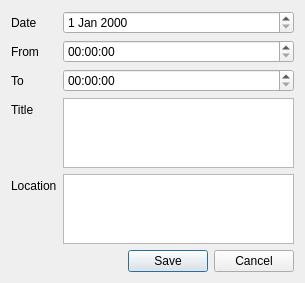
<?xml version="1.0" encoding="UTF-8"?>
<ui version="4.0">
 <class>EventWindow</class>
 <widget class="QDialog" name="EventWindow">
  <property name="geometry">
   <rect>
    <x>0</x>
    <y>0</y>
    <width>305</width>
    <height>258</height>
   </rect>
  </property>
  <property name="windowTitle">
   <string>New Event</string>
  </property>
  <property name="modal">
   <bool>true</bool>
  </property>
  <layout class="QVBoxLayout" name="verticalLayout">
   <item>
    <layout class="QFormLayout" name="formLayout">
     <item row="0" column="0">
      <widget class="QLabel" name="label">
       <property name="text">
        <string>Date</string>
       </property>
      </widget>
     </item>
     <item row="1" column="0">
      <widget class="QLabel" name="label_2">
       <property name="text">
        <string>From</string>
       </property>
      </widget>
     </item>
     <item row="3" column="0">
      <widget class="QLabel" name="label_3">
       <property name="text">
        <string>Title</string>
       </property>
      </widget>
     </item>
     <item row="4" column="0">
      <widget class="QLabel" name="label_4">
       <property name="text">
        <string>Location</string>
       </property>
      </widget>
     </item>
     <item row="0" column="1">
      <widget class="QDateEdit" name="dateEdit"/>
     </item>
     <item row="1" column="1">
      <widget class="QTimeEdit" name="tStartEdit"/>
     </item>
     <item row="2" column="0">
      <widget class="QLabel" name="label_5">
       <property name="text">
        <string>To</string>
       </property>
      </widget>
     </item>
     <item row="2" column="1">
      <widget class="QTimeEdit" name="tEndEdit"/>
     </item>
     <item row="3" column="1">
      <widget class="QPlainTextEdit" name="titleEdit"/>
     </item>
     <item row="4" column="1">
      <widget class="QPlainTextEdit" name="locationEdit"/>
     </item>
    </layout>
   </item>
   <item>
    <widget class="QDialogButtonBox" name="buttonBox">
     <property name="sizePolicy">
      <sizepolicy hsizetype="Expanding" vsizetype="Fixed">
       <horstretch>0</horstretch>
       <verstretch>0</verstretch>
      </sizepolicy>
     </property>
     <property name="orientation">
      <enum>Qt::Horizontal</enum>
     </property>
     <property name="standardButtons">
      <set>QDialogButtonBox::Cancel|QDialogButtonBox::Save</set>
     </property>
     <property name="centerButtons">
      <bool>false</bool>
     </property>
    </widget>
   </item>
  </layout>
 </widget>
 <resources/>
 <connections>
  <connection>
   <sender>buttonBox</sender>
   <signal>accepted()</signal>
   <receiver>EventWindow</receiver>
   <slot>accept()</slot>
   <hints>
    <hint type="sourcelabel">
     <x>248</x>
     <y>254</y>
    </hint>
    <hint type="destinationlabel">
     <x>157</x>
     <y>274</y>
    </hint>
   </hints>
  </connection>
  <connection>
   <sender>buttonBox</sender>
   <signal>rejected()</signal>
   <receiver>EventWindow</receiver>
   <slot>reject()</slot>
   <hints>
    <hint type="sourcelabel">
     <x>316</x>
     <y>260</y>
    </hint>
    <hint type="destinationlabel">
     <x>286</x>
     <y>274</y>
    </hint>
   </hints>
  </connection>
 </connections>
</ui>
